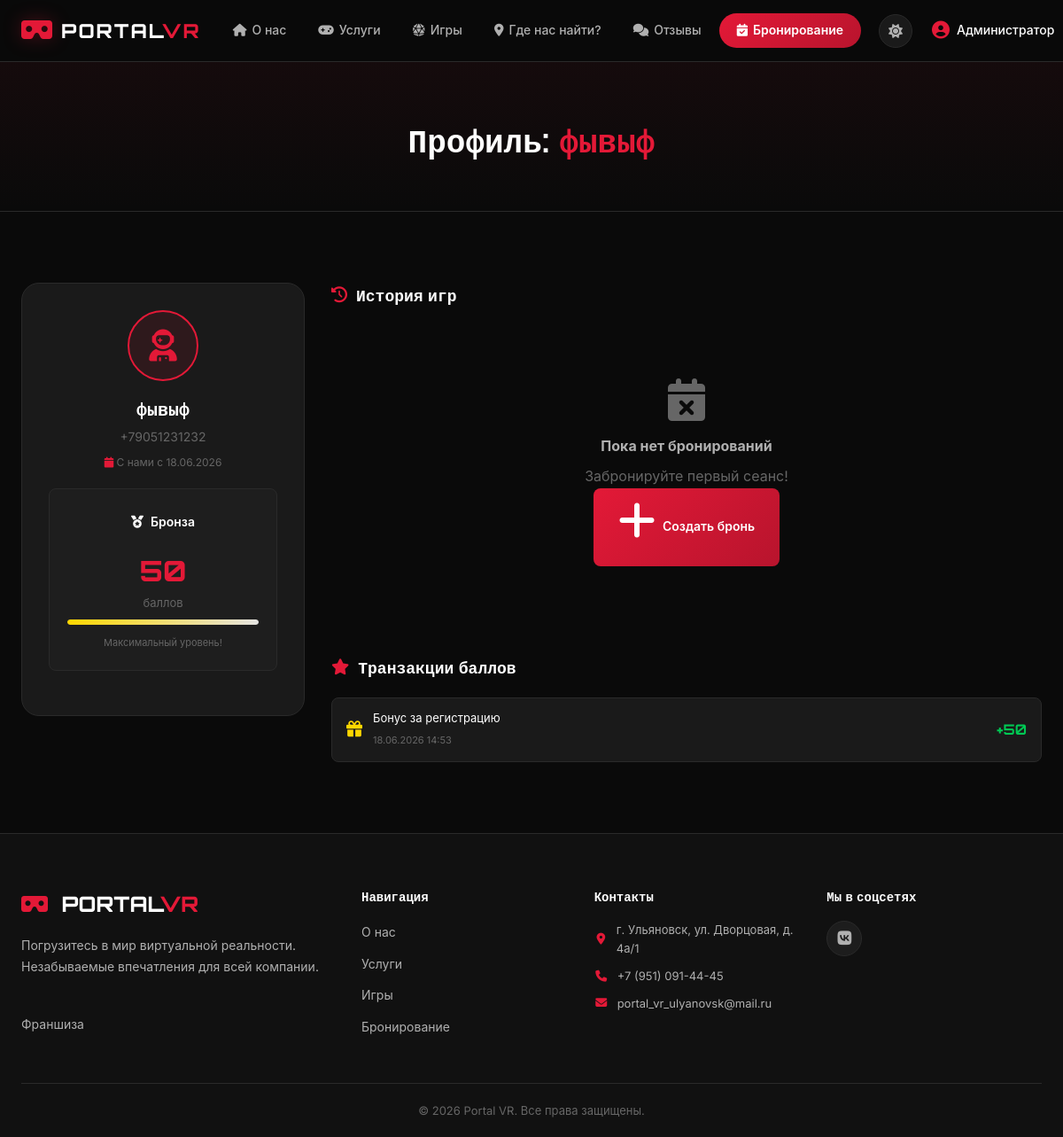
Page /profile/4/ (signed in) on the committed database.
### main/models.py (models this page shows, shortened)
class User(AbstractBaseUser, PermissionsMixin):
    phone = models.CharField(
        "Телефон", max_length=12, unique=True, validators=[phone_validator]
    )
    name = models.CharField("Имя", max_length=100)
    is_active = models.BooleanField(default=True)
    is_staff = models.BooleanField(default=False)
    date_joined = models.DateTimeField("Дата регистрации", default=timezone.now)
    loyalty_points = models.PositiveIntegerField("Баллы лояльности", default=0)
    objects = UserManager()
    USERNAME_FIELD = "phone"
    REQUIRED_FIELDS = ["name"]
    class Meta:
        verbose_name = "Пользователь"
        verbose_name_plural = "Пользователи"
    @property
    def loyalty_level(self):
        if self.loyalty_points >= 1000:
            return "Платина"
        elif self.loyalty_points >= 500:
            return "Золото"
        elif self.loyalty_points >= 200:
            return "Серебро"
        return "Бронза"
    @property
    def discount_percent(self):
        levels = {"Бронза": 0, "Серебро": 5, "Золото": 10, "Платина": 15}
        return levels.get(self.loyalty_level, 0)

class LoyaltyTransaction(models.Model):
    TYPE_CHOICES = [
        ("earn", "Начисление"),
        ("spend", "Списание"),
        ("bonus", "Бонус"),
    ]
    user = models.ForeignKey(
        User,
        on_delete=models.CASCADE,
        related_name="loyalty_transactions",
        verbose_name="Пользователь",
    )
    booking = models.ForeignKey(
        Booking,
        on_delete=models.SET_NULL,
        null=True,
        blank=True,
        verbose_name="Бронирование",
    )
    transaction_type = models.CharField("Тип", max_length=5, choices=TYPE_CHOICES)
    points = models.IntegerField("Баллы")
    description = models.CharField("Описание", max_length=300)
    created_at = models.DateTimeField("Дата", auto_now_add=True)
    class Meta:
        verbose_name = "Транзакция лояльности"
        verbose_name_plural = "Транзакции лояльности"
        ordering = ["-created_at"]

### main/views.py (the view)
# urls.py: path("profile/<int:pk>/", views.profile_detail_view, name="profile_detail"),
def profile_detail_view(request, pk):
    if not request.user.is_staff:
        messages.error(request, "Доступ запрещён")
        return redirect("main:index")
    profile_user = get_object_or_404(User, pk=pk)
    client = getattr(profile_user, "client_profile", None)
    bookings = []
    if client:
        bookings = (
            Booking.objects.filter(client=client)
            .select_related("time_slot", "package", "game")
            .order_by("-time_slot__date")
        )
    transactions = LoyaltyTransaction.objects.filter(user=profile_user)[:20]
    return render(
        request,
        "main/profile.html",
        {
            "profile_user": profile_user,
            "client": client,
            "bookings": bookings,
            "transactions": transactions,
            "page_title": f"Профиль: {profile_user.name}",
        },
    )

### main/context_processors.py (called while the page is built)
def global_context(request):
    return {
        "site_name": "Portal VR",
        "site_phone": "+7 (951) 091-44-45",
        "site_email": "portal_vr_ulyanovsk@mail.ru",
        "site_address": "г. Ульяновск, ул. Дворцовая, д. 4а/1",
    }

### main/templates/main/profile.html (shortened to what this page needs)
{% extends 'main/base.html' %}
{% load static %}
{% load custom_filters %}
{% block content %}
<section class="page-header">
    <div class="container">
        <h1 class="page-title">
            {% if profile_user == user %}
                Мой <span class="accent">профиль</span>
            {% else %}
                Профиль: <span class="accent">{{ profile_user.name }}</span>
            {% endif %}
        </h1>
    </div>
</section>
<section class="section">
    <div class="container">
        <div class="profile-grid">
            <div class="profile-card">
                <div class="profile-avatar">
                    <i class="fas fa-user-astronaut"></i>
                </div>
                <h2 class="profile-name">{{ profile_user.name }}</h2>
                {% if user.is_staff %}
                    <p class="profile-phone">{{ profile_user.phone }}</p>
                {% endif %}
                <p class="profile-joined">
                    <i class="fas fa-calendar"></i> С нами с {{ profile_user.date_joined|date:"d.m.Y" }}
                </p>
                <div class="profile-loyalty">
                    <div class="loyalty-level-display {{ profile_user.loyalty_level|lower }}">
                        {% if profile_user.loyalty_level == 'Platinum' %}
                            <i class="fas fa-gem"></i>
                        {% else %}
                            <i class="fas fa-medal"></i>
                        {% endif %}
                        <span>{{ profile_user.loyalty_level }}</span>
                    </div>
                    <div class="loyalty-points-display">
                        <span class="points-number">{{ profile_user.loyalty_points }}</span>
                        <span class="points-label">баллов</span>
                    </div>
                    <div class="loyalty-progress">
                        {% if profile_user.loyalty_level == 'Bronze' %}
                            <div class="progress-bar">
                                <div class="progress-fill" style="width: {% widthratio profile_user.loyalty_points 200 100 %}%"></div>
                            </div>
                            <span class="progress-text">{{ profile_user.loyalty_points }}/200 до Серебро</span>
                        {% elif profile_user.loyalty_level == 'Silver' %}
                            <div class="progress-bar">
                                <div class="progress-fill silver" style="width: {% widthratio profile_user.loyalty_points 500 100 %}%"></div>
                            </div>
                            <span class="progress-text">{{ profile_user.loyalty_points }}/500 до Золото</span>
                        {% elif profile_user.loyalty_level == 'Gold' %}
                            <div class="progress-bar">
                                <div class="progress-fill gold" style="width: {% widthratio profile_user.loyalty_points 1000 100 %}%"></div>
                            </div>
                            <span class="progress-text">{{ profile_user.loyalty_points }}/1000 до Платина</span>
                        {% else %}
                            <div class="progress-bar">
                                <div class="progress-fill platinum" style="width: 100%"></div>
                            </div>
                            <span class="progress-text">Максимальный уровень!</span>
                        {% endif %}
                    </div>
                </div>
            </div>
            <div class="profile-content">
                <h3 class="content-title"><i class="fas fa-history"></i> История игр</h3>
                {% if bookings %}
                <div class="bookings-list">
                    {% for booking in bookings %}
                    <div class="booking-history-card status-{{ booking.status }}">
                        <div class="bhc-header">
                            <span class="bhc-zone zone-{{ booking.zone }}">
                                {% if booking.zone == 'arena' %}
                                    <i class="fas fa-vr-cardboard"></i>
                                {% elif booking.zone == 'redroom' %}
                                    <i class="fas fa-door-closed"></i>
                                {% else %}
                                    <i class="fas fa-box"></i>
                                {% endif %}
                                {{ booking.get_zone_display }}
                            </span>
                            <span class="bhc-status">{{ booking.get_status_display }}</span>
                        </div>
                        <div class="bhc-body">
                            <div class="bhc-info">
                                <span><i class="fas fa-calendar"></i> {{ booking.time_slot.date|date:"d.m.Y" }}</span>
                                <span><i class="fas fa-clock"></i> {{ booking.time_slot.start_time|time:"H:i" }}—{{ booking.time_slot.end_time|time:"H:i" }}</span>
                                <span><i class="fas fa-users"></i> {{ booking.num_players }} чел.</span>
                            </div>
                            {% if booking.game %}
                                <span class="bhc-game"><i class="fas fa-gamepad"></i> {{ booking.game.title }}</span>
                            {% endif %}
                            {% if booking.package %}
                                <span class="bhc-package"><i class="fas fa-box"></i> {{ booking.package }}</span>
                            {% endif %}
                            {% if booking.loyalty_points_earned > 0 %}
                                <span class="bhc-points">+{{ booking.loyalty_points_earned }} ⭐</span>
                            {% endif %}
                        </div>
                        {% if booking.status == 'active' and profile_user == user %}
                        <div class="bhc-actions">
                            <a href="{% url 'main:booking_cancel' booking.pk %}" class="btn btn-sm btn-outline-red"
                               onclick="return confirm('Отменить бронирование?')">
                                <i class="fas fa-times"></i> Отменить
                            </a>
                        </div>
                        {% endif %}
                    </div>
                    {% endfor %}
                </div>
                {% else %}
                <div class="no-results">
                    <i class="fas fa-calendar-times"></i>
                    <h4>Пока нет бронирований</h4>
                    <p>Забронируйте первый сеанс!</p>
                    <a href="{% url 'main:booking_create' %}" class="btn btn-primary">
                        <i class="fas fa-plus"></i> Создать бронь
                    </a>
                </div>
                {% endif %}
                {% if transactions %}
                <h3 class="content-title mt-40"><i class="fas fa-star"></i> Транзакции баллов</h3>
                <div class="transactions-list">
                    {% for tx in transactions %}
                    <div class="transaction-item type-{{ tx.transaction_type }}">
                        <div class="tx-icon">
                            {% if tx.transaction_type == 'earn' %}
                                <i class="fas fa-plus-circle"></i>
                            {% elif tx.transaction_type == 'spend' %}
                                <i class="fas fa-minus-circle"></i>
                            {% else %}
                                <i class="fas fa-gift"></i>
                            {% endif %}
                        </div>
                        <div class="tx-info">
                            <span class="tx-desc">{{ tx.description }}</span>
                            <span class="tx-date">{{ tx.created_at|date:"d.m.Y H:i" }}</span>
                        </div>
                        <div class="tx-points {% if tx.points > 0 %}positive{% else %}negative{% endif %}">
                            {% if tx.points > 0 %}+{% endif %}{{ tx.points }}
                        </div>
                    </div>
                    {% endfor %}
                </div>
                {% endif %}
            </div>
        </div>
    </div>
</section>
{% endblock %}

### main/templates/main/includes/navbar.html (shortened to what this page needs)
{% load static %}
<nav class="navbar" id="navbar">
    <div class="nav-container">
        <a href="{% url 'main:index' %}" class="nav-logo">
            <span class="logo-icon"><i class="fas fa-vr-cardboard"></i></span>
            <span class="logo-text">PORTAL<span class="logo-accent">VR</span></span>
        </a>
        <ul class="nav-menu" id="navMenu">
            <li><a href="{% url 'main:index' %}" class="nav-link {% if request.resolver_match.url_name == 'index' %}active{% endif %}">
                <i class="fas fa-home"></i> О нас
            </a></li>
            <li><a href="{% url 'main:services' %}" class="nav-link {% if request.resolver_match.url_name == 'services' %}active{% endif %}">
                <i class="fas fa-gamepad"></i> Услуги
            </a></li>
            <li><a href="{% url 'main:games' %}" class="nav-link {% if request.resolver_match.url_name == 'games' %}active{% endif %}">
                <i class="fas fa-dice-d20"></i> Игры
            </a></li>
            <li><a href="{% url 'main:contact' %}" class="nav-link {% if request.resolver_match.url_name == 'contact' %}active{% endif %}">
                <i class="fas fa-map-marker-alt"></i> Где нас найти?
            </a></li>
            <li><a href="{% url 'main:reviews' %}" class="nav-link {% if request.resolver_match.url_name == 'reviews' %}active{% endif %}">
                <i class="fas fa-comments"></i> Отзывы
            </a></li>
            <li>
                <a href="{% url 'main:booking_list' %}" class="nav-link nav-btn-booking {% if 'booking' in request.resolver_match.url_name %}active{% endif %}">
                    <i class="fas fa-calendar-check"></i> Бронирование
                </a>
            </li>
        </ul>
        <div class="nav-auth">
            <button class="theme-toggle" id="themeToggle" title="Переключить тему">
                <i class="fas fa-sun"></i>
            </button>
            {% if user.is_authenticated %}
                <a href="{% url 'main:profile' %}" class="nav-user" title="Профиль">
                    <i class="fas fa-user-circle"></i>
                    <span>{{ user.name }}</span>
                </a>
            {% endif %}
        </div>
    </div>
</nav>

### rows in the picture
User: name "Администратор"
User: name "фывыф", phone "+79051231232", date_joined "18.06.2026", loyalty_level "Бронза", loyalty_points "50"
LoyaltyTransaction: description "Бонус за регистрацию", created_at "18.06.2026 14:53", points "50"

### other values in the picture
{{ site_address }} "г. Ульяновск, ул. Дворцовая, д. 4а/1"
{{ site_phone }} "+7 (951) 091-44-45"
{{ site_email }} "portal_vr_ulyanovsk@mail.ru"
